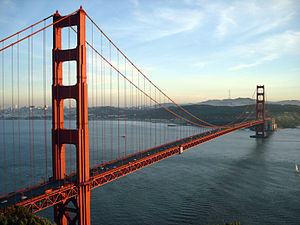
#> input picture imagem/ponte.jpg, 300 x 225 px, found by its file name
$ python OutroModo_pixels_lacos_de_repeticao.py
#> lines starting #> are read from the running program, lines starting #| are printed output that depends on the picture
""" Nesse codigo incluimos as variaveis de linha e coluna
para serem as componentes de cor, lembrando que as variaveis componentes
da cor devem assumir o valor entre 0 e 255, então utilizamos a operação
" resta da divisao por 256" para manter o resultado entre 0 e 255"""

# Incluindo bibliotecas
import cv2
import imutils
import numpy as np

# Lendo a imagem
imagem = cv2.imread('imagem/ponte.jpg')
#> imagem is the input picture: shape (225, 300, 3); mean B, G, R 141.5, 138.3, 130.4

# Iniciando o laço de repetição for in range (varrendo)
for y in range(0, imagem.shape[0]):  # Percorrendo as linhas
    for x in range(0, imagem.shape[1]):  # Percorrendo as coluns
        # Fazendo o resto da divisão para manter o resultado entre o e 255
        imagem[y, x] = (x % 256, y % 256, x % 256)
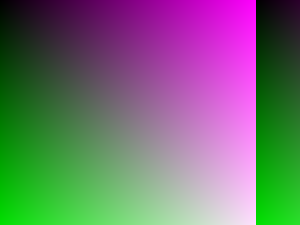
#> imagem: shape (225, 300, 3); mean B, G, R 112, 112, 112

# ABRINDO A IMAGEM
cv2.imshow('Imagem modificada', imagem)
# Esperando apertar algo
cv2.waitKey(0)

$ run again, with imagem/dados.jpg copied over imagem/ponte.jpg
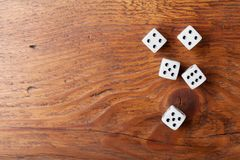
#> input picture imagem/dados.jpg, 240 x 160 px, found by its file name
#> imagem is the input picture: shape (160, 240, 3); mean B, G, R 80.3, 111.2, 170.2
#> after the loop `for y in range(0, imagem.shape[0]):`:
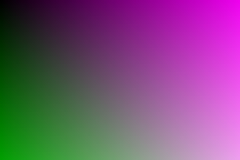
#> imagem: shape (160, 240, 3); mean B, G, R 119.5, 79.5, 119.5

$ run again, with imagem/dados1.jpg copied over imagem/ponte.jpg
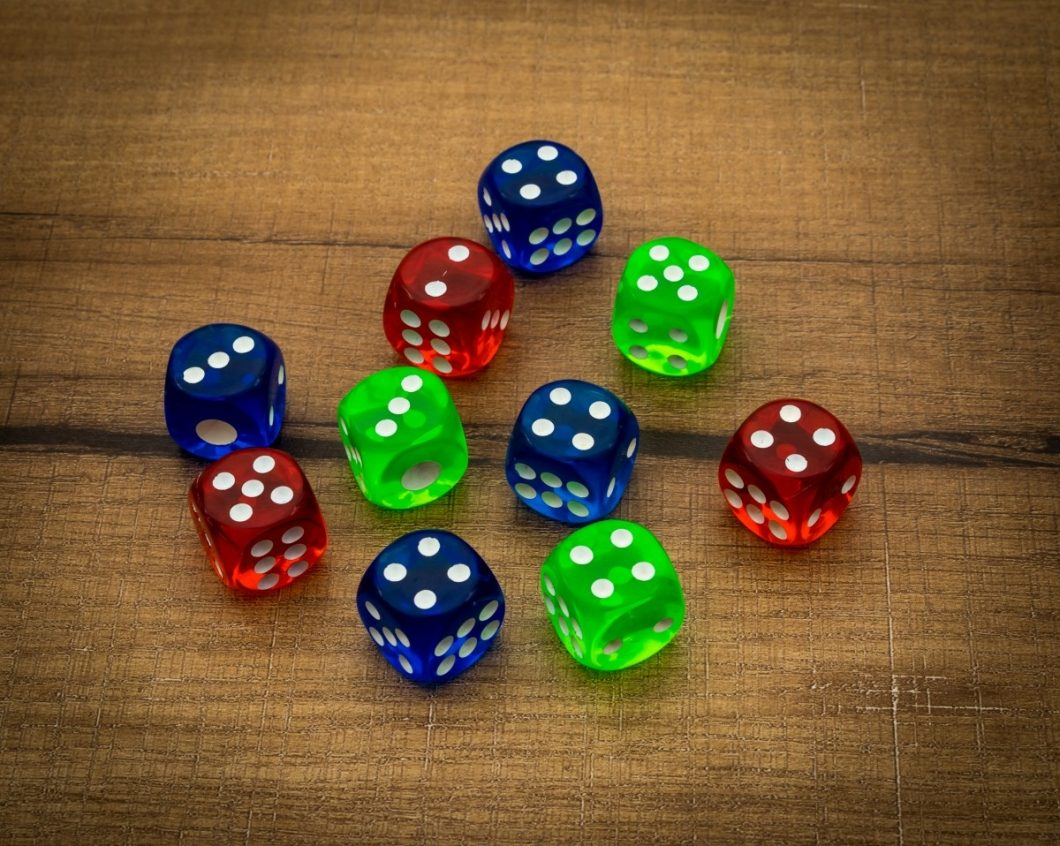
#> input picture imagem/dados1.jpg, 1060 x 846 px, found by its file name
#> imagem is the input picture: shape (846, 1060, 3); mean B, G, R 52.4, 92.6, 117.8
#> after the loop `for y in range(0, imagem.shape[0]):`:
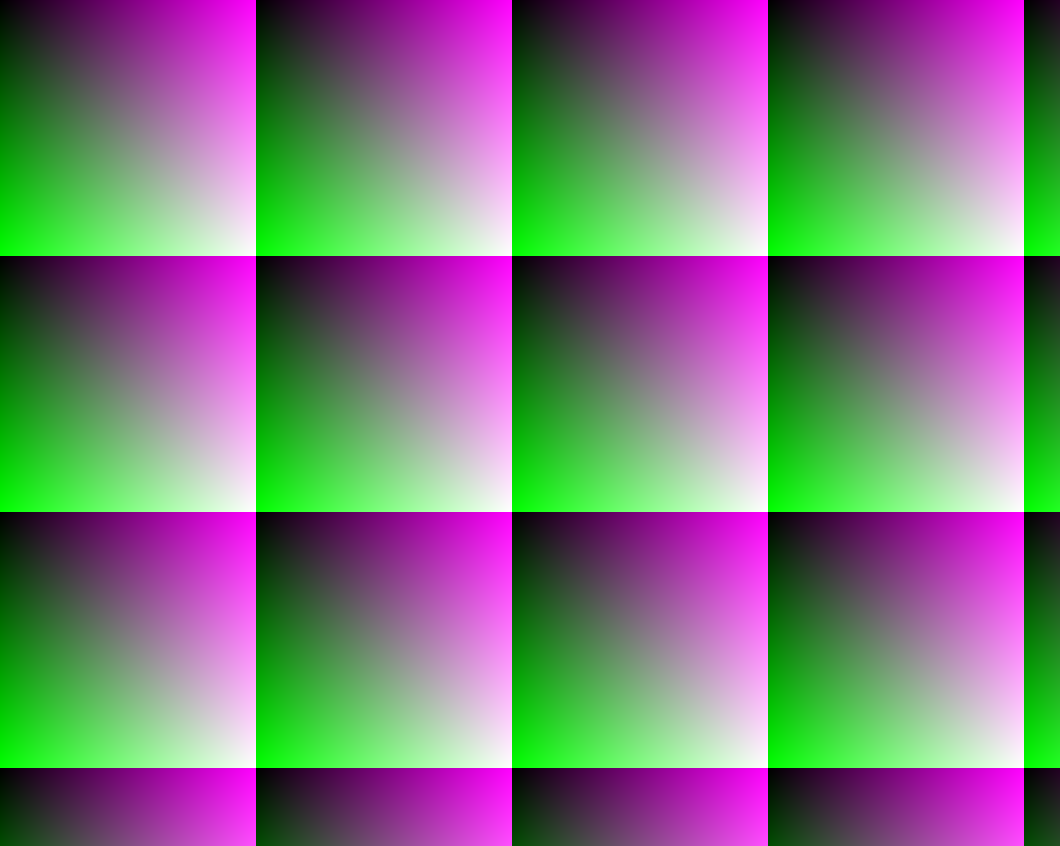
#> imagem: shape (846, 1060, 3); mean B, G, R 123.8, 119.3, 123.8

$ run again, with imagem/pessoas-sorrindo.jpg copied over imagem/ponte.jpg
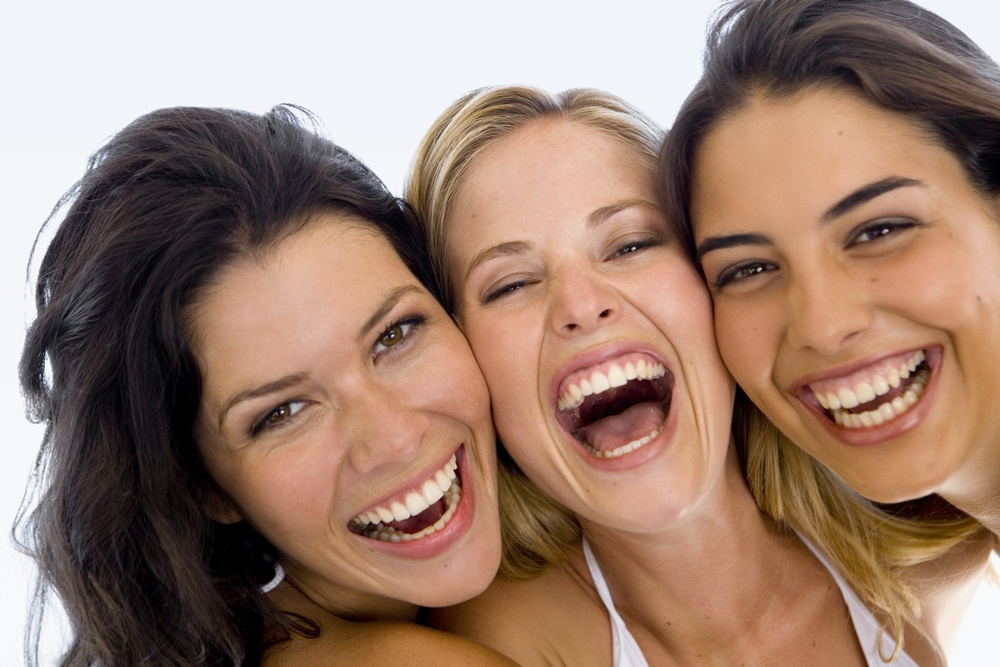
#> input picture imagem/pessoas-sorrindo.jpg, 1000 x 667 px, shrunk from 2121 x 1414 before the run, found by its file name
#> imagem is the input picture: shape (667, 1000, 3); mean B, G, R 112.2, 127.5, 155.8
#> after the loop `for y in range(0, imagem.shape[0]):`:
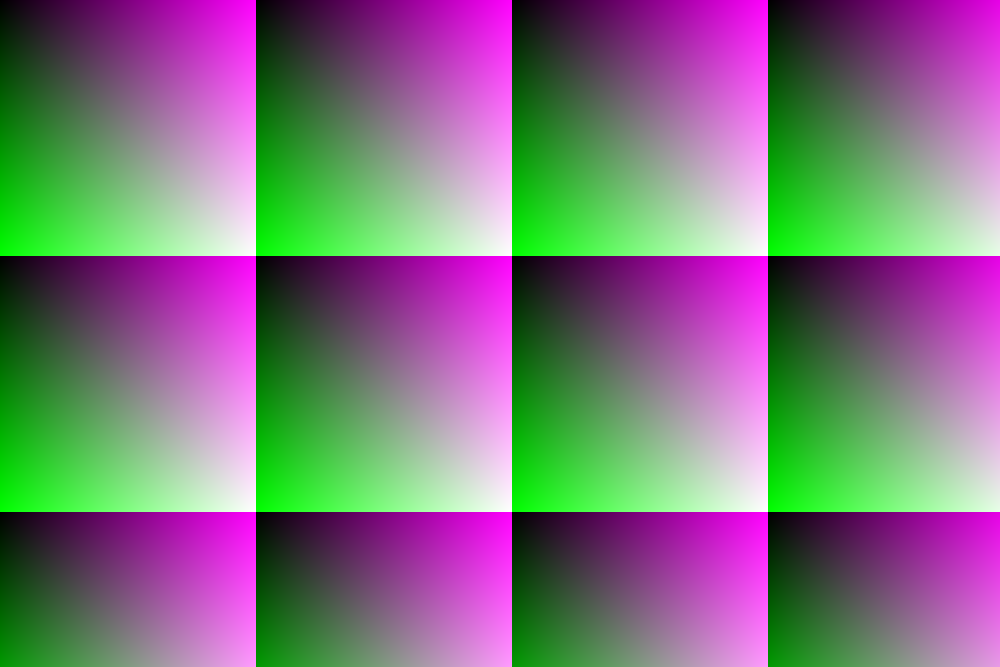
#> imagem: shape (667, 1000, 3); mean B, G, R 124.7, 115.8, 124.7
